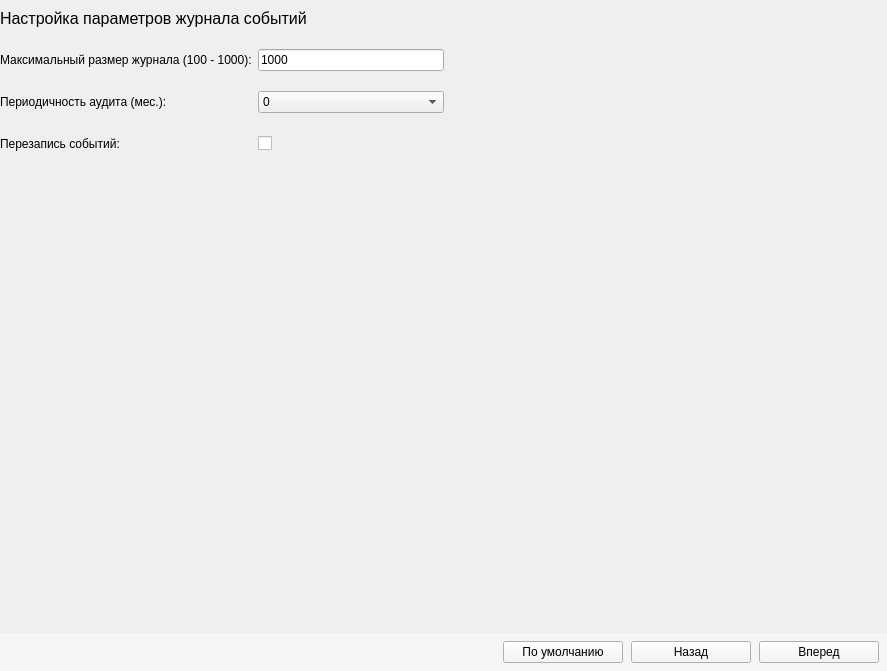
<?xml version="1.0" encoding="UTF-8"?>
<ui version="4.0">
 <class>JournalParmsPanel</class>
 <widget class="QWidget" name="JournalParmsPanel">
  <property name="geometry">
   <rect>
    <x>0</x>
    <y>0</y>
    <width>887</width>
    <height>671</height>
   </rect>
  </property>
  <property name="focusPolicy">
   <enum>Qt::StrongFocus</enum>
  </property>
  <property name="windowTitle">
   <string>Form</string>
  </property>
  <layout class="QVBoxLayout" name="verticalLayout">
   <property name="leftMargin">
    <number>0</number>
   </property>
   <property name="topMargin">
    <number>0</number>
   </property>
   <property name="rightMargin">
    <number>0</number>
   </property>
   <property name="bottomMargin">
    <number>0</number>
   </property>
   <item>
    <layout class="QHBoxLayout" name="middle_horizontal_layout_3">
     <item>
      <widget class="QLabel" name="view_journal_label_3">
       <property name="minimumSize">
        <size>
         <width>0</width>
         <height>36</height>
        </size>
       </property>
       <property name="font">
        <font>
         <pointsize>12</pointsize>
        </font>
       </property>
       <property name="styleSheet">
        <string notr="true"/>
       </property>
       <property name="text">
        <string>Настройка параметров журнала событий</string>
       </property>
      </widget>
     </item>
     <item>
      <spacer name="horizontal_spacer_10">
       <property name="orientation">
        <enum>Qt::Horizontal</enum>
       </property>
       <property name="sizeHint" stdset="0">
        <size>
         <width>40</width>
         <height>20</height>
        </size>
       </property>
      </spacer>
     </item>
    </layout>
   </item>
   <item>
    <layout class="QHBoxLayout" name="horizontalLayout_6">
     <item>
      <layout class="QGridLayout" name="gridLayout_2">
       <item row="0" column="0">
        <widget class="QLabel" name="journal_max_size_label">
         <property name="minimumSize">
          <size>
           <width>0</width>
           <height>36</height>
          </size>
         </property>
         <property name="text">
          <string>Максимальный размер журнала (100 - 1000):</string>
         </property>
        </widget>
       </item>
       <item row="0" column="1">
        <widget class="QLineEdit" name="journal_max_size_line_edit">
         <property name="text">
          <string>1000</string>
         </property>
        </widget>
       </item>
       <item row="1" column="0">
        <widget class="QLabel" name="journal_audit_period_label">
         <property name="minimumSize">
          <size>
           <width>0</width>
           <height>36</height>
          </size>
         </property>
         <property name="text">
          <string>Периодичность аудита (мес.):</string>
         </property>
        </widget>
       </item>
       <item row="1" column="1">
        <widget class="QComboBox" name="journal_audit_period_combo_box">
         <item>
          <property name="text">
           <string>0</string>
          </property>
         </item>
         <item>
          <property name="text">
           <string>1</string>
          </property>
         </item>
         <item>
          <property name="text">
           <string>2</string>
          </property>
         </item>
         <item>
          <property name="text">
           <string>3</string>
          </property>
         </item>
         <item>
          <property name="text">
           <string>4</string>
          </property>
         </item>
         <item>
          <property name="text">
           <string>5</string>
          </property>
         </item>
         <item>
          <property name="text">
           <string>6</string>
          </property>
         </item>
         <item>
          <property name="text">
           <string>7</string>
          </property>
         </item>
         <item>
          <property name="text">
           <string>8</string>
          </property>
         </item>
         <item>
          <property name="text">
           <string>9</string>
          </property>
         </item>
         <item>
          <property name="text">
           <string>10</string>
          </property>
         </item>
         <item>
          <property name="text">
           <string>11</string>
          </property>
         </item>
         <item>
          <property name="text">
           <string>12</string>
          </property>
         </item>
        </widget>
       </item>
       <item row="2" column="0">
        <layout class="QHBoxLayout" name="horizontalLayout_5">
         <item>
          <widget class="QLabel" name="journal_messages_overwriting_label">
           <property name="minimumSize">
            <size>
             <width>0</width>
             <height>36</height>
            </size>
           </property>
           <property name="text">
            <string>Перезапись событий:</string>
           </property>
          </widget>
         </item>
         <item>
          <spacer name="horizontalSpacer">
           <property name="orientation">
            <enum>Qt::Horizontal</enum>
           </property>
           <property name="sizeHint" stdset="0">
            <size>
             <width>40</width>
             <height>20</height>
            </size>
           </property>
          </spacer>
         </item>
        </layout>
       </item>
       <item row="2" column="1">
        <widget class="Toggle" name="journal_messages_overwriting_check_box">
         <property name="sizePolicy">
          <sizepolicy hsizetype="Maximum" vsizetype="Maximum">
           <horstretch>0</horstretch>
           <verstretch>0</verstretch>
          </sizepolicy>
         </property>
         <property name="text">
          <string/>
         </property>
        </widget>
       </item>
      </layout>
     </item>
     <item>
      <spacer name="horizontalSpacer_2">
       <property name="orientation">
        <enum>Qt::Horizontal</enum>
       </property>
       <property name="sizeHint" stdset="0">
        <size>
         <width>40</width>
         <height>20</height>
        </size>
       </property>
      </spacer>
     </item>
    </layout>
   </item>
   <item>
    <spacer name="verticalSpacer_2">
     <property name="orientation">
      <enum>Qt::Vertical</enum>
     </property>
     <property name="sizeHint" stdset="0">
      <size>
       <width>20</width>
       <height>432</height>
      </size>
     </property>
    </spacer>
   </item>
   <item>
    <widget class="QWidget" name="parms_buttons_widget" native="true">
     <property name="styleSheet">
      <string notr="true">background-color: #f5f5f5;</string>
     </property>
     <layout class="QHBoxLayout" name="horizontalLayout_7">
      <property name="spacing">
       <number>8</number>
      </property>
      <property name="leftMargin">
       <number>0</number>
      </property>
      <property name="topMargin">
       <number>8</number>
      </property>
      <property name="rightMargin">
       <number>8</number>
      </property>
      <property name="bottomMargin">
       <number>8</number>
      </property>
      <item>
       <spacer name="horizontal_spacer_11">
        <property name="orientation">
         <enum>Qt::Horizontal</enum>
        </property>
        <property name="sizeHint" stdset="0">
         <size>
          <width>40</width>
          <height>20</height>
         </size>
        </property>
       </spacer>
      </item>
      <item>
       <widget class="QPushButton" name="default_push_button">
        <property name="minimumSize">
         <size>
          <width>120</width>
          <height>0</height>
         </size>
        </property>
        <property name="text">
         <string>По умолчанию</string>
        </property>
       </widget>
      </item>
      <item>
       <widget class="QPushButton" name="cancel_push_button">
        <property name="minimumSize">
         <size>
          <width>120</width>
          <height>0</height>
         </size>
        </property>
        <property name="text">
         <string>Назад</string>
        </property>
       </widget>
      </item>
      <item>
       <widget class="QPushButton" name="save_push_button">
        <property name="minimumSize">
         <size>
          <width>120</width>
          <height>0</height>
         </size>
        </property>
        <property name="text">
         <string>Вперед</string>
        </property>
       </widget>
      </item>
     </layout>
    </widget>
   </item>
  </layout>
 </widget>
 <customwidgets>
  <customwidget>
   <class>Toggle</class>
   <extends>QCheckBox</extends>
   <header>toggle</header>
  </customwidget>
 </customwidgets>
 <resources/>
 <connections/>
</ui>
